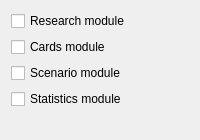
                <widget class="QWidget" name="applicationPageModules">
                 <layout class="QVBoxLayout" name="verticalLayout_5">
                  <item>
                   <widget class="QCheckBox" name="applicationModuleResearch">
                    <property name="text">
                     <string>Research module</string>
                    </property>
                   </widget>
                  </item>
                  <item>
                   <widget class="QCheckBox" name="applicationModuleCards">
                    <property name="text">
                     <string>Cards module</string>
                    </property>
                   </widget>
                  </item>
                  <item>
                   <widget class="QCheckBox" name="applicationModuleScenario">
                    <property name="text">
                     <string>Scenario module</string>
                    </property>
                   </widget>
                  </item>
                  <item>
                   <widget class="QCheckBox" name="applicationModuleStatistics">
                    <property name="text">
                     <string>Statistics module</string>
                    </property>
                   </widget>
                  </item>
                  <item>
                   <spacer name="verticalSpacer_6">
                    <property name="orientation">
                     <enum>Qt::Vertical</enum>
                    </property>
                    <property name="sizeHint" stdset="0">
                     <size>
                      <width>20</width>
                      <height>20</height>
                     </size>
                    </property>
                   </spacer>
                  </item>
                 </layout>
                </widget>
